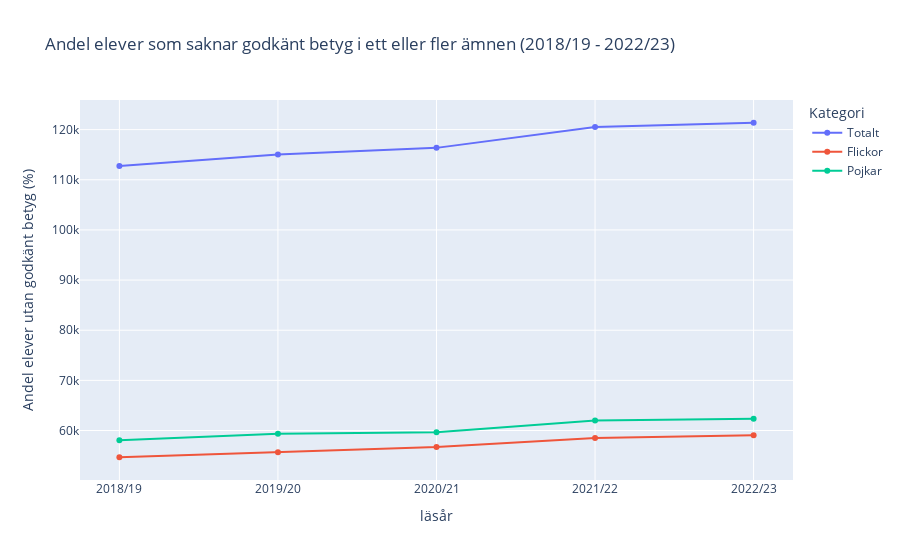
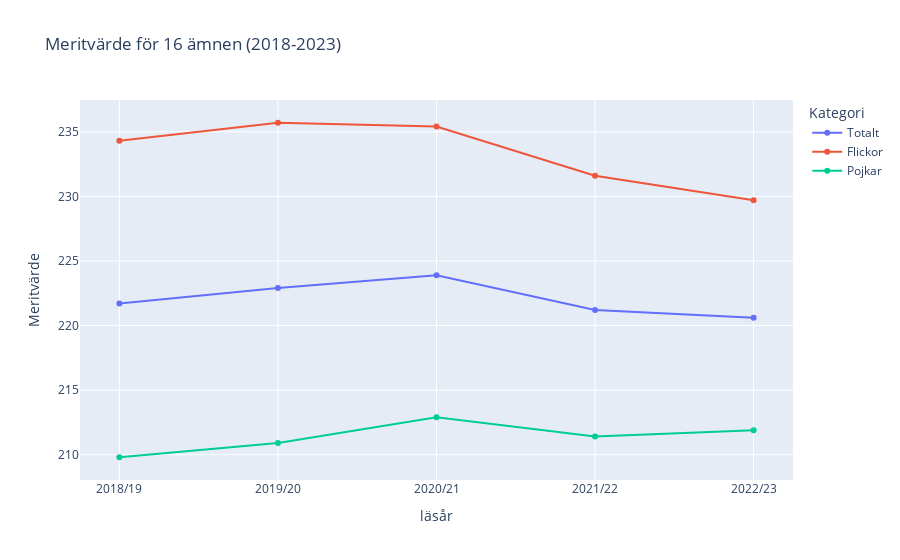

Source (notebook cell) for these figures, in order:
### Code cell
import numpy as np
import matplotlib.pyplot as plt
import plotly.express as px
import plotly.graph_objects as go
import pandas as pd

file_path = "betyg.xlsx"

# Load the specific columns for Tabell 1A
df_betyg_a = pd.read_excel(file_path, sheet_name="Tabell 1A", skiprows=6, usecols=['Totalt', 'Flickor', 'Pojkar'])
df_betyg_a = df_betyg_a.head(8).dropna()
years = ['2018/19', '2019/20', '2020/21', '2021/22', '2022/23']
df_betyg_a['läsår'] = years[:len(df_betyg_a)]

print(df_betyg_a)

# Creating the line chart for Tabell 1A
fig_a = px.line(df_betyg_a, x='läsår', y=['Totalt', 'Flickor', 'Pojkar'], 
                title='Andel elever som saknar godkänt betyg i ett eller fler ämnen (2018/19 - 2022/23)',
                labels={'value': 'Andel elever utan godkänt betyg (%)', 'variable': 'Kategori'},
                markers=True)

fig_a.show()

#################

# Load the specific columns for Tabell 1B
df_betyg_b = pd.read_excel(file_path, sheet_name="Tabell 1B", skiprows=7, usecols=['Totalt', 'Flickor', 'Pojkar'])
df_betyg_b = df_betyg_b.head().dropna()
df_betyg_b['läsår'] = years[:len(df_betyg_b)]

print(df_betyg_b)

# Creating the line chart for Tabell 1B
fig_b = px.line(df_betyg_b, x='läsår', y=["Totalt", "Flickor", "Pojkar"], 
                title='Meritvärde för 16 ämnen (2018-2023)',
                labels={'value': 'Meritvärde', 'variable': 'Kategori'},
                markers=True)

# Show the plot
fig_b.show()

### Figure 1 — Plotly figure (JSON) as saved in the notebook; plotly's stock layout.template omitted (floating-point values rounded to 4 significant figures)
{"data": [{"hovertemplate": "Kategori=Totalt<br>läsår=%{x}<br>Andel elever utan godkänt betyg (%)=%{y}<extra></extra>", "legendgroup": "Totalt", "line": {"color": "#636efa", "dash": "solid"}, "marker": {"symbol": "circle"}, "mode": "lines+markers", "name": "Totalt", "orientation": "v", "showlegend": true, "type": "scatter", "x": ["2018/19", "2019/20", "2020/21", "2021/22", "2022/23"], "xaxis": "x", "y": [112731, 115023, 116359, 120525, 121369], "yaxis": "y"}, {"hovertemplate": "Kategori=Flickor<br>läsår=%{x}<br>Andel elever utan godkänt betyg (%)=%{y}<extra></extra>", "legendgroup": "Flickor", "line": {"color": "#EF553B", "dash": "solid"}, "marker": {"symbol": "circle"}, "mode": "lines+markers", "name": "Flickor", "orientation": "v", "showlegend": true, "type": "scatter", "x": ["2018/19", "2019/20", "2020/21", "2021/22", "2022/23"], "xaxis": "x", "y": [54667, 55670, 56715, 58513, 59043], "yaxis": "y"}, {"hovertemplate": "Kategori=Pojkar<br>läsår=%{x}<br>Andel elever utan godkänt betyg (%)=%{y}<extra></extra>", "legendgroup": "Pojkar", "line": {"color": "#00cc96", "dash": "solid"}, "marker": {"symbol": "circle"}, "mode": "lines+markers", "name": "Pojkar", "orientation": "v", "showlegend": true, "type": "scatter", "x": ["2018/19", "2019/20", "2020/21", "2021/22", "2022/23"], "xaxis": "x", "y": [58064, 59353, 59644, 62012, 62326], "yaxis": "y"}], "layout": {"legend": {"title": {"text": "Kategori"}, "tracegroupgap": 0}, "title": {"text": "Andel elever som saknar godkänt betyg i ett eller fler ämnen (2018/19 - 2022/23)"}, "xaxis": {"anchor": "y", "domain": [0, 1], "title": {"text": "läsår"}}, "yaxis": {"anchor": "x", "domain": [0, 1], "title": {"text": "Andel elever utan godkänt betyg (%)"}}}}

### Figure 2 — Plotly figure (JSON) as saved in the notebook; plotly's stock layout.template omitted (floating-point values rounded to 4 significant figures)
{"data": [{"hovertemplate": "Kategori=Totalt<br>läsår=%{x}<br>Meritvärde=%{y}<extra></extra>", "legendgroup": "Totalt", "line": {"color": "#636efa", "dash": "solid"}, "marker": {"symbol": "circle"}, "mode": "lines+markers", "name": "Totalt", "orientation": "v", "showlegend": true, "type": "scatter", "x": ["2018/19", "2019/20", "2020/21", "2021/22", "2022/23"], "xaxis": "x", "y": [221.7, 222.9, 223.9, 221.2, 220.6], "yaxis": "y"}, {"hovertemplate": "Kategori=Flickor<br>läsår=%{x}<br>Meritvärde=%{y}<extra></extra>", "legendgroup": "Flickor", "line": {"color": "#EF553B", "dash": "solid"}, "marker": {"symbol": "circle"}, "mode": "lines+markers", "name": "Flickor", "orientation": "v", "showlegend": true, "type": "scatter", "x": ["2018/19", "2019/20", "2020/21", "2021/22", "2022/23"], "xaxis": "x", "y": [234.3, 235.7, 235.4, 231.6, 229.7], "yaxis": "y"}, {"hovertemplate": "Kategori=Pojkar<br>läsår=%{x}<br>Meritvärde=%{y}<extra></extra>", "legendgroup": "Pojkar", "line": {"color": "#00cc96", "dash": "solid"}, "marker": {"symbol": "circle"}, "mode": "lines+markers", "name": "Pojkar", "orientation": "v", "showlegend": true, "type": "scatter", "x": ["2018/19", "2019/20", "2020/21", "2021/22", "2022/23"], "xaxis": "x", "y": [209.8, 210.9, 212.9, 211.4, 211.9], "yaxis": "y"}], "layout": {"legend": {"title": {"text": "Kategori"}, "tracegroupgap": 0}, "title": {"text": "Meritvärde för 16 ämnen (2018-2023)"}, "xaxis": {"anchor": "y", "domain": [0, 1], "title": {"text": "läsår"}}, "yaxis": {"anchor": "x", "domain": [0, 1], "title": {"text": "Meritvärde"}}}}
